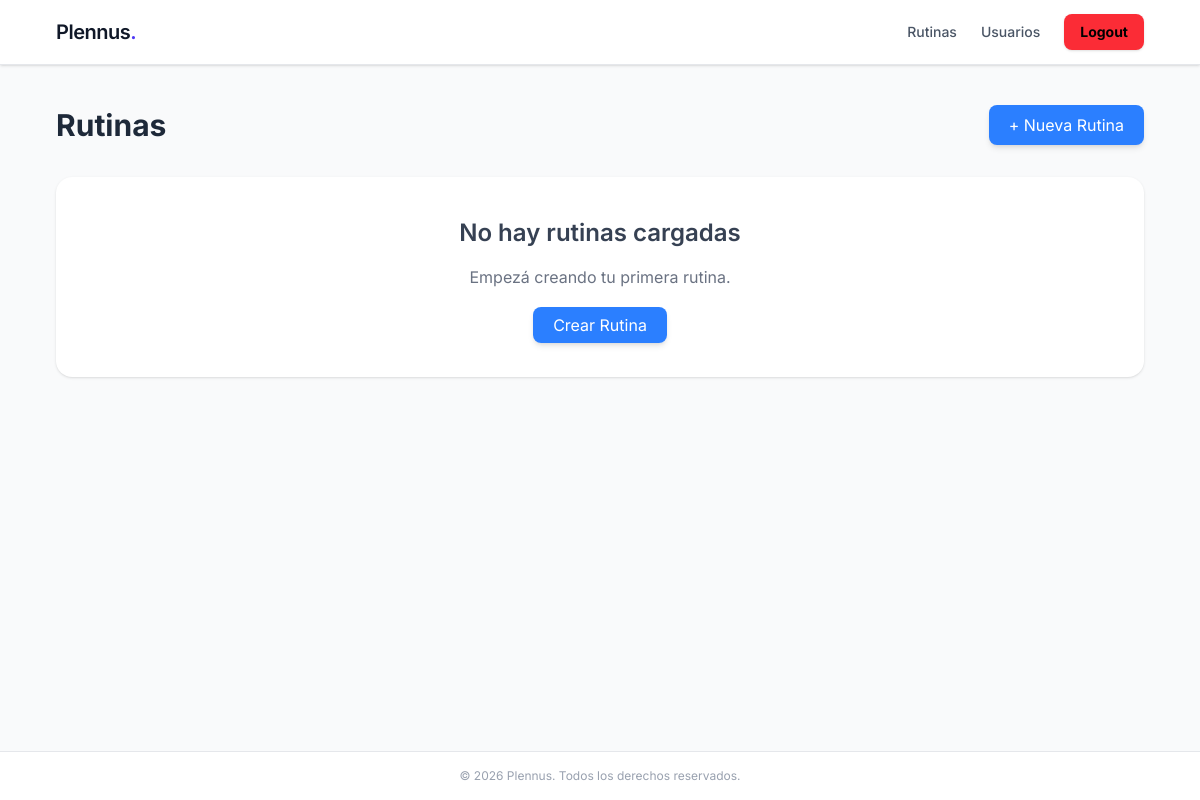
The app's page /rutina/ (signed in), older data.
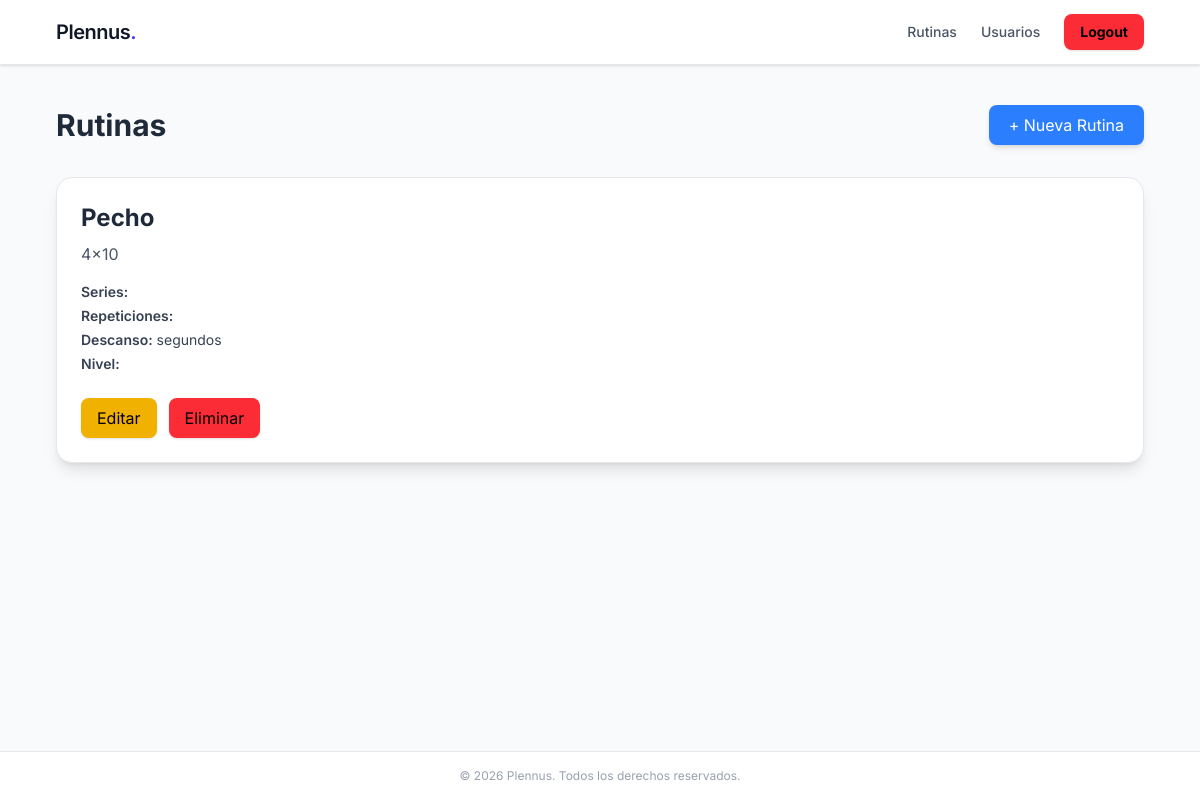
The same page, newer data.
### rutina/models.py (models this page shows, shortened)
class Rutina(models.Model):
    nombre = models.CharField(max_length=100)
    categoria = models.ForeignKey(CategoriaRutina, on_delete=models.CASCADE, blank=True)
    activa = models.BooleanField(default=True)
    descripcion = models.TextField()

### rutina/views.py (the view)
# urls.py: path('', views.rutinas, name='rutinas'),
@login_required
def rutinas(request):
    rutinas = Rutina.objects.filter(activa=True).order_by('-id')
    return render(request, 'rutina/index.html', {'rutinas': rutinas})

### rutina/templates/rutina/index.html (shortened to what this page needs)
{% extends 'usuarios/base.html' %}
{% block body %}
<div class="flex justify-between items-center mb-8">
    <h1 class="text-3xl font-bold text-gray-800">
        Rutinas
    </h1>
    <a
        href="{% url 'crear_rutina' %}"
        class="bg-blue-500 hover:bg-blue-600 text-white px-5 py-2 rounded-lg shadow-md transition"
    >
        + Nueva Rutina
    </a>
</div>
{% if rutinas %}
    <div class="grid gap-6">
        {% for rutina in rutinas %}
            <div class="bg-white p-6 rounded-2xl shadow-lg border border-gray-200">
                <div class="flex justify-between items-start">
                    <div>
                        <h2 class="text-2xl font-bold text-gray-800 mb-2">
                            {{ rutina.nombre }}
                        </h2>
                        {% if rutina.descripcion %}
                            <p class="text-gray-600 mb-4">
                                {{ rutina.descripcion }}
                            </p>
                        {% endif %}
                        <div class="space-y-1 text-sm text-gray-700">
                            <p>
                                <span class="font-semibold">Series:</span>
                            </p>
                            <p>
                                <span class="font-semibold">Repeticiones:</span>
                            </p>
                            <p>
                                <span class="font-semibold">Descanso:</span>
                                {{ rutina.tiempo_descanso }} segundos
                            </p>
                            <p>
                                <span class="font-semibold">Nivel:</span>
                            </p>
                        </div>
                    </div>
                </div>
                <div class="mt-6 flex gap-3">
                    <a
                        href="{% url 'editar_rutina' rutina.id %}"
                        class=" bg-yellow-500 hover:bg-yellow-600 text-black px-4 py-2 rounded-lg shadow transition"
                    >
                        Editar
                    </a>
                    <a
                        href="{% url 'eliminar_rutina' rutina.id %}"
                        class="hover:bg-red-600 bg-red-500 hover:bg-red-600 text-black px-4 py-2 rounded-lg shadow transition"
                    >
                        Eliminar
                    </a>
                </div>
            </div>
        {% endfor %}
    </div>
{% else %}
    <div class="bg-white p-10 rounded-2xl shadow text-center">
        <h2 class="text-2xl font-semibold text-gray-700 mb-4">
            No hay rutinas cargadas
        </h2>
        <p class="text-gray-500 mb-6">
            Empezá creando tu primera rutina.
        </p>
        <a
            href="{% url 'crear_rutina' %}"
            class="bg-blue-500 hover:bg-blue-600 text-white px-5 py-2 rounded-lg shadow-md transition"
        >
            Crear Rutina
        </a>
    </div>
{% endif %}
{% endblock %}

Row changes from the older to the newer data that the page shows:
added Rutina: nombre "Pecho", descripcion "4x10"
Text that changed along with them:
text no longer shown: "No hay rutinas cargadas Empezá creando tu primera rutina. Crear Rutina"
